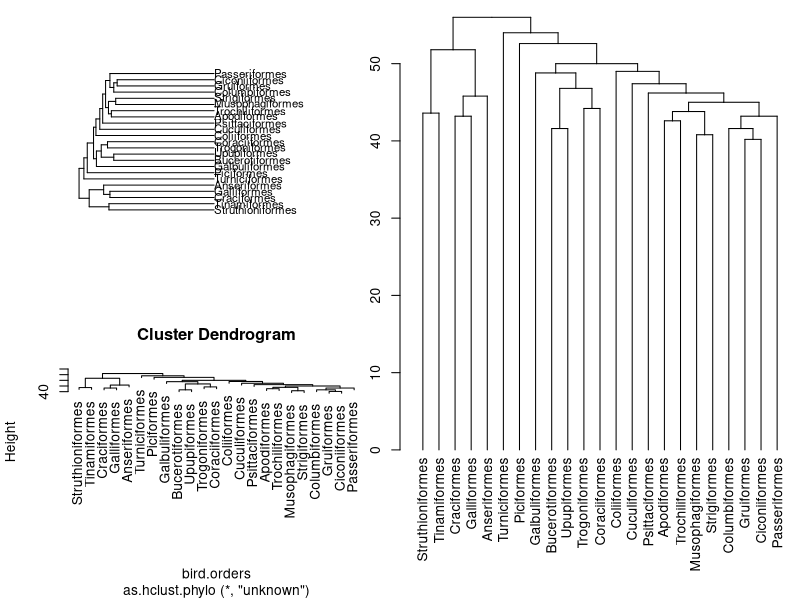
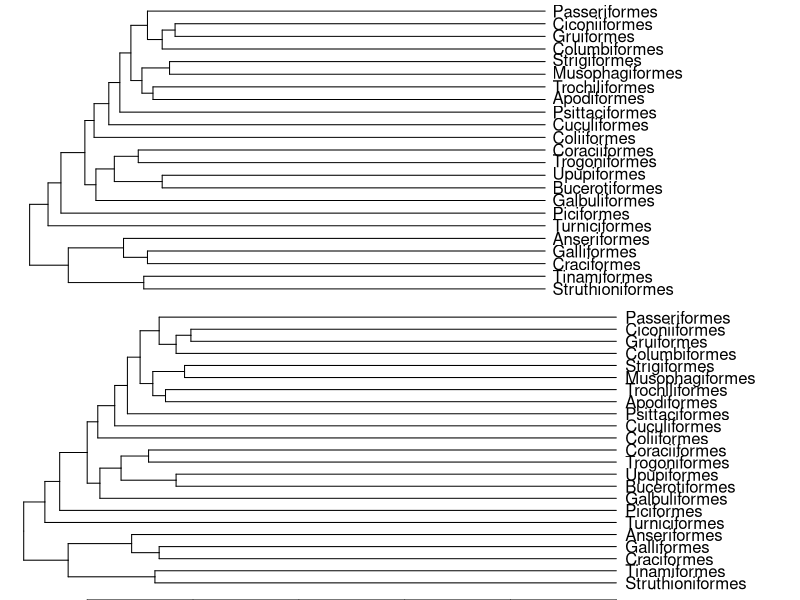

Reproduce these figures in R, in order.
library(ape)


### Name: as.phylo
### Title: Conversion Among Tree and Network Objects
### Aliases: as.phylo as.phylo.hclust as.phylo.phylog as.hclust.phylo
###   old2new.phylo new2old.phylo as.network.phylo as.igraph
###   as.igraph.phylo
### Keywords: manip

### ** Examples

data(bird.orders)
hc <- as.hclust(bird.orders)
tr <- as.phylo(hc)
all.equal(bird.orders, tr) # TRUE

### shows the three plots for tree objects:
dend <- as.dendrogram(hc)
layout(matrix(c(1:3, 3), 2, 2))
plot(bird.orders, font = 1)
plot(hc)
par(mar = c(8, 0, 0, 0)) # leave space for the labels
plot(dend)

### how to get identical plots with
### plot.phylo and plot.dendrogram:
layout(matrix(1:2, 2, 1))
plot(bird.orders, font = 1, no.margin = TRUE, label.offset = 0.4)
par(mar = c(0, 0, 0, 8))
plot(dend, horiz = TRUE)
layout(1)

## Not run: 
##D ### convert into networks:
##D if (require(network)) {
##D     x <- as.network(rtree(10))
##D     print(x)
##D     plot(x, vertex.cex = 1:4)
##D     plot(x, displaylabels = TRUE)
##D }
##D tr <- rtree(5)
##D if (require(igraph)) {
##D     print((x <- as.igraph(tr)))
##D     plot(x)
##D     print(as.igraph(tr, TRUE, FALSE))
##D     print(as.igraph(tr, FALSE, FALSE))
##D }
## End(Not run)
